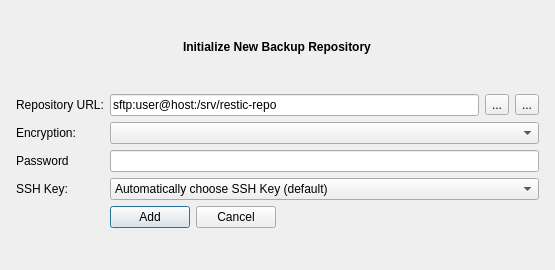
<?xml version="1.0" encoding="UTF-8"?>
<ui version="4.0">
 <class>AddRepository</class>
 <widget class="QDialog" name="AddRepository">
  <property name="geometry">
   <rect>
    <x>0</x>
    <y>0</y>
    <width>555</width>
    <height>270</height>
   </rect>
  </property>
  <property name="windowTitle">
   <string>Dialog</string>
  </property>
  <property name="modal">
   <bool>true</bool>
  </property>
  <layout class="QGridLayout" name="gridLayout">
   <item row="1" column="0">
    <layout class="QFormLayout" name="formLayout">
     <property name="fieldGrowthPolicy">
      <enum>QFormLayout::ExpandingFieldsGrow</enum>
     </property>
     <property name="leftMargin">
      <number>5</number>
     </property>
     <property name="topMargin">
      <number>5</number>
     </property>
     <property name="rightMargin">
      <number>5</number>
     </property>
     <property name="bottomMargin">
      <number>5</number>
     </property>
     <item row="0" column="0">
      <widget class="QLabel" name="repoLabel">
       <property name="text">
        <string>Repository URL:</string>
       </property>
      </widget>
     </item>
     <item row="0" column="1">
      <layout class="QHBoxLayout" name="horizontalLayout_3">
       <property name="leftMargin">
        <number>0</number>
       </property>
       <property name="topMargin">
        <number>0</number>
       </property>
       <item>
        <widget class="QLineEdit" name="repoURL">
         <property name="text">
          <string>sftp:user@host:/srv/restic-repo</string>
         </property>
         <property name="placeholderText">
          <string>csvis8xq@csvis8xq.repo.resticbase.com:repo</string>
         </property>
        </widget>
       </item>
       <item>
        <widget class="QToolButton" name="chooseLocalFolderButton">
         <property name="toolTip">
          <string>Choose a local path as repository.</string>
         </property>
         <property name="text">
          <string>...</string>
         </property>
         <property name="icon">
          <iconset resource="../icons/collection.qrc">
           <normaloff>:/icons/folder-open.svg</normaloff>:/icons/folder-open.svg</iconset>
         </property>
        </widget>
       </item>
       <item>
        <widget class="QToolButton" name="useRemoteRepoButton">
         <property name="text">
          <string>...</string>
         </property>
         <property name="icon">
          <iconset resource="../icons/collection.qrc">
           <normaloff>:/icons/globe.svg</normaloff>:/icons/globe.svg</iconset>
         </property>
        </widget>
       </item>
      </layout>
     </item>
     <item row="3" column="0">
      <widget class="QLabel" name="encryptionLabel">
       <property name="text">
        <string>Encryption:</string>
       </property>
      </widget>
     </item>
     <item row="3" column="1">
      <widget class="QComboBox" name="encryptionComboBox">
       <property name="sizePolicy">
        <sizepolicy hsizetype="Expanding" vsizetype="Fixed">
         <horstretch>0</horstretch>
         <verstretch>0</verstretch>
        </sizepolicy>
       </property>
      </widget>
     </item>
     <item row="4" column="0">
      <widget class="QLabel" name="label_3">
       <property name="text">
        <string>Password</string>
       </property>
      </widget>
     </item>
     <item row="4" column="1">
      <widget class="QLineEdit" name="passwordLineEdit">
       <property name="enabled">
        <bool>true</bool>
       </property>
       <property name="echoMode">
        <enum>QLineEdit::Password</enum>
       </property>
      </widget>
     </item>
     <item row="5" column="0">
      <widget class="QLabel" name="label_4">
       <property name="text">
        <string>SSH Key:</string>
       </property>
      </widget>
     </item>
     <item row="5" column="1">
      <widget class="QComboBox" name="sshComboBox">
       <property name="sizePolicy">
        <sizepolicy hsizetype="Expanding" vsizetype="Fixed">
         <horstretch>0</horstretch>
         <verstretch>0</verstretch>
        </sizepolicy>
       </property>
       <item>
        <property name="text">
         <string>Automatically choose SSH Key (default)</string>
        </property>
       </item>
      </widget>
     </item>
     <item row="6" column="1">
      <layout class="QHBoxLayout" name="horizontalLayout_2">
       <item>
        <widget class="QPushButton" name="saveButton">
         <property name="text">
          <string>Add</string>
         </property>
        </widget>
       </item>
       <item>
        <widget class="QPushButton" name="closeButton">
         <property name="text">
          <string>Cancel</string>
         </property>
        </widget>
       </item>
      </layout>
     </item>
     <item row="7" column="1">
      <widget class="QLabel" name="errorText">
       <property name="minimumSize">
        <size>
         <width>0</width>
         <height>20</height>
        </size>
       </property>
       <property name="font">
        <font>
         <pointsize>11</pointsize>
        </font>
       </property>
       <property name="textFormat">
        <enum>Qt::PlainText</enum>
       </property>
       <property name="alignment">
        <set>Qt::AlignLeading|Qt::AlignLeft|Qt::AlignTop</set>
       </property>
       <property name="wordWrap">
        <bool>true</bool>
       </property>
      </widget>
     </item>
    </layout>
   </item>
   <item row="0" column="0" alignment="Qt::AlignHCenter">
    <widget class="QLabel" name="title">
     <property name="font">
      <font>
       <weight>75</weight>
       <bold>true</bold>
      </font>
     </property>
     <property name="text">
      <string>Initialize New Backup Repository</string>
     </property>
    </widget>
   </item>
  </layout>
 </widget>
 <resources>
  <include location="../icons/collection.qrc"/>
 </resources>
 <connections/>
</ui>
